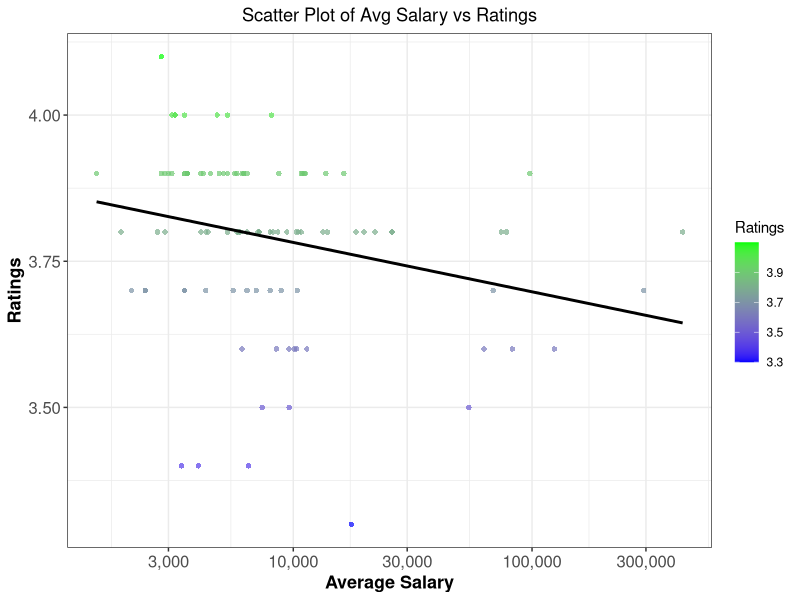

Generate this figure with R:
library(readxl)
library("dplyr")
library(ggplot2)


# Reading the raw company data
companies_df <- read_excel("companies.xlsx")


# filtering and limiting the company df
filtered_companies_df <- companies_df %>%
  filter(Highly_rated_for == "Job Security")%>%  
  mutate(Avg_salary = as.numeric(gsub("k", "", Avg_salary)) * 1000)%>%  # Convert the k into 1000
  slice(1:100)


# Creating a scatter plot to visualize the relationship between company rating and average salary
ggplot(data = filtered_companies_df, aes(x = Avg_salary, y = Ratings)) +
  geom_point(aes(colour = Ratings), shape = 16, alpha = 0.7) +
  geom_smooth(method = "lm", color = "black", se = FALSE) +
  scale_color_gradient(low = "blue", high = "green") +
  theme_bw() +
  
  labs(title = "Scatter Plot of Avg Salary vs Ratings",
       x = "Average Salary",
       y = "Ratings") +
  
  scale_x_log10(labels = scales::comma) +  # Scale the x axis 
  theme(plot.title = element_text(hjust = 0.5),  # Center the plot title
        legend.position = "right",  # Adjust legend position
        axis.text = element_text(size = 12),  # Adjust text size
        axis.title = element_text(size = 13, face = "bold"))  # Adjust title size and font 

# Conclusion we see a very slight negative correlation between a company's rating and the average salary 